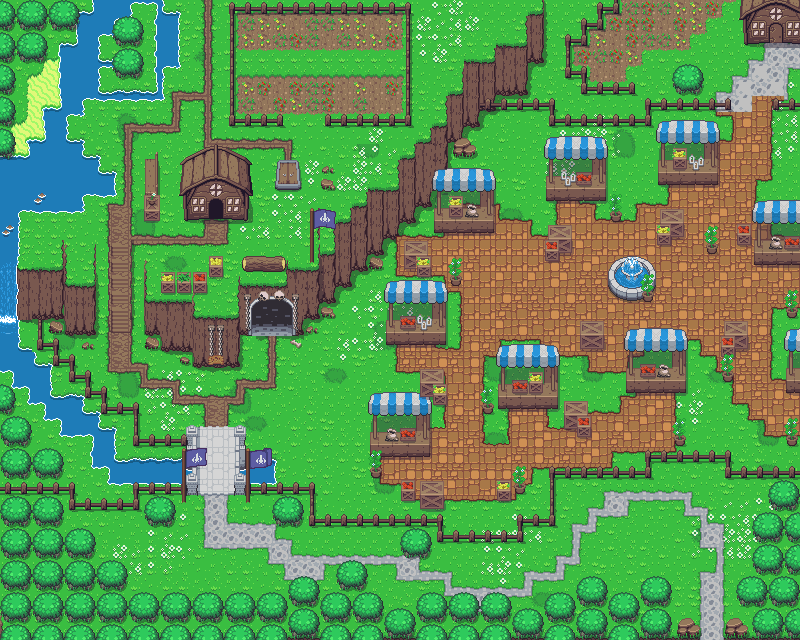

The image is a tile-based game level rendered from a .tmx file. Its description and source (layers, tilesets, objects; grid data summarised) follow:
An orthogonal 50x40 tile map with 16x16 px tiles, 20 tile layers (Ground, Flowers , Rivers, Mountains, ...), 3 tilesets and 100 objects (HouseEntrance, DungeonEntrance, DungeonExit, HouseSpawn, Spawn, ...).

<map version="1.10" tiledversion="1.11.1" orientation="orthogonal" renderorder="right-down" width="50" height="40" tilewidth="16" tileheight="16" infinite="0" nextlayerid="41" nextobjectid="156">
 <tileset firstgid="1" source="../tsx/items_tiled.tsx" />
 <tileset firstgid="65" source="../tsx/objects.tsx" />
 <tileset firstgid="725" source="../tsx/Overworld_tiled.tsx" />
 <group id="17" name="Ground">
  <layer id="1" name="Ground" width="50" height="40">
   <data>[2000 cells, 2000 non-empty, 40 distinct tile ids]</data>
  </layer>
  <layer id="37" name="Flowers " width="50" height="40">
   <data>[2000 cells, 126 non-empty, 5 distinct tile ids]</data>
  </layer>
  <layer id="18" name="Rivers" width="50" height="40">
   <data>[2000 cells, 65 non-empty, 5 distinct tile ids]</data>
  </layer>
  <layer id="3" name="Mountains" width="50" height="40">
   <data>[2000 cells, 147 non-empty, 20 distinct tile ids]</data>
  </layer>
 </group>
 <layer id="11" name="Farming" width="50" height="40">
  <data>[2000 cells, 122 non-empty, 13 distinct tile ids]</data>
 </layer>
 <layer id="4" name="Shadows" width="50" height="40">
  <data>[2000 cells, 59 non-empty, 7 distinct tile ids]</data>
 </layer>
 <group id="14" name="Roads">
  <layer id="16" name="CityRoad" width="50" height="40">
   <data>[2000 cells, 152 non-empty, 14 distinct tile ids]</data>
  </layer>
  <layer id="15" name="StreetRoad" width="50" height="40">
   <data>[2000 cells, 0 non-empty, 0 distinct tile ids]</data>
  </layer>
  <layer id="31" name="MarketRoad " width="50" height="40">
   <data>[2000 cells, 449 non-empty, 20 distinct tile ids]</data>
  </layer>
  <layer id="6" name="CampaignRoad" width="50" height="40">
   <data>[2000 cells, 130 non-empty, 13 distinct tile ids]</data>
  </layer>
  <layer id="35" name="FarmingRoad " width="50" height="40">
   <data>[2000 cells, 24 non-empty, 8 distinct tile ids]</data>
  </layer>
 </group>
 <layer id="5" name="Buildings" width="50" height="40">
  <data>[2000 cells, 343 non-empty, 71 distinct tile ids]</data>
 </layer>
 <layer id="32" name="Food Standing " width="50" height="40">
  <data>[2000 cells, 32 non-empty, 8 distinct tile ids]</data>
 </layer>
 <layer id="7" name="Bridges" width="50" height="40">
  <data>[2000 cells, 43 non-empty, 31 distinct tile ids]</data>
 </layer>
 <layer id="8" name="DecorationObstacles" width="50" height="40">
  <data>[2000 cells, 27 non-empty, 24 distinct tile ids]</data>
 </layer>
 <layer id="30" name="Fountain " width="50" height="40">
  <data>[2000 cells, 37 non-empty, 13 distinct tile ids]</data>
 </layer>
 <layer id="36" name="Banc " width="50" height="40">
  <data>[2000 cells, 5 non-empty, 5 distinct tile ids]</data>
 </layer>
 <layer id="34" name="Tree" width="50" height="40">
  <data>[2000 cells, 258 non-empty, 4 distinct tile ids]</data>
 </layer>
 <layer id="33" name="Food Box " width="50" height="40">
  <data>[2000 cells, 16 non-empty, 4 distinct tile ids]</data>
 </layer>
 <objectgroup id="10" name="Waypoints">
  <object id="1" name="HouseEntrance" x="208.625" y="198" width="15" height="20.625" />
  <object id="3" name="DungeonEntrance" x="249" y="296.667" width="47.0303" height="47.1515" />
  <object id="4" name="DungeonExit" x="272" y="346.25">
   <point />
  </object>
  <object id="5" name="HouseSpawn" x="215" y="233.5">
   <point />
  </object>
  <object id="19" name="Spawn" x="215.833" y="415.333">
   <point />
  </object>
  <object id="51" name="SwampExit" x="208" y="15.4545">
   <point />
  </object>
  <object id="52" name="SouthTrail" x="711.455" y="634">
   <point />
  </object>
  <object id="53" name="SwampEntrance" x="197.455" y="2" width="22.1818" height="23.4545" />
  <object id="54" name="EntranceSouthTrail" x="702.909" y="622.545" width="19.6364" height="16.9091" />
  <object id="55" name="SpawnMerchant" x="254.955" y="368.364">
   <point />
  </object>
  <object id="56" name="SpawnFarmer" x="315.5" y="21.5455">
   <point />
  </object>
 </objectgroup>
 <layer id="13" name="Decoration" width="50" height="40">
  <data>[2000 cells, 62 non-empty, 26 distinct tile ids]</data>
 </layer>
 <objectgroup id="40" name="Collisions">
  <object id="57" x="145.091" y="300.727" width="47.6364" height="34.3636" />
  <object id="58" x="160.909" y="335.091" width="31.6364" height="16.1818" />
  <object id="59" x="193.636" y="317.455" width="45.6364" height="49.0909" />
  <object id="60" x="193.273" y="292.364" width="0.909091" height="24.7273" />
  <object id="61" x="238" y="276.182" width="1.81818" height="40.7273" />
  <object id="62" x="239.818" y="285.273" width="62.1818" height="49.6364" />
  <object id="63" x="302.909" y="269.455" width="15.4545" height="48.9091" />
  <object id="64" x="286.727" y="269.455" width="15.6364" height="15.2727" />
  <object id="66" x="209.455" y="266" width="12.5455" height="10.1818" />
  <object id="67" x="194" y="280.909" width="12.7273" height="11.0909" />
  <object id="68" x="177.091" y="281.091" width="13.8182" height="10.9091" />
  <object id="69" x="161.273" y="281.273" width="13.0909" height="11.0909" />
  <object id="70" x="244.182" y="262" width="41.2727" height="9.27273" />
  <object id="71" x="319.455" y="254.182" width="15.4545" height="48.1818" />
  <object id="72" x="336.545" y="221.818" width="14.5455" height="64.3636" />
  <object id="73" x="352.182" y="205.091" width="15.0909" height="64.3636" />
  <object id="74" x="368" y="190.182" width="15.2727" height="64.3636" />
  <object id="75" x="369.636" y="258.727" width="12.7273" height="11.0909" />
  <object id="76" x="322.182" y="308.364" width="10.1818" height="8" />
  <object id="77" x="306.545" y="327.091" width="5.45455" height="4.72727" />
  <object id="78" x="314.545" y="328.909" width="2.18182" height="2.72727" />
  <object id="79" x="384.364" y="189.636" width="14.1818" height="49.0909" />
  <object id="80" x="399.636" y="158.545" width="15.0909" height="63.8182" />
  <object id="81" x="415.273" y="141.818" width="16" height="64.3636" />
  <object id="82" x="431.455" y="127.818" width="15.0909" height="62.3636" />
  <object id="83" x="434.909" y="215.818" width="58.5455" height="16.3636" />
  <object id="84" x="480.545" y="184.727" width="12.7273" height="30.5455" />
  <object id="85" x="184.182" y="190.364" width="61.8182" height="28" />
  <object id="86" x="145.455" y="202.727" width="13.8182" height="16.7273" />
  <object id="87" x="146.364" y="162.727" width="10.1818" height="39.8182" />
  <object id="88" x="276.364" y="160.727" width="22.1818" height="28" />
  <object id="89" x="229.636" y="120.182" width="53.2727" height="4.90909" />
  <object id="91" x="229.818" y="7.09091" width="4.72727" height="112.182" />
  <object id="92" x="235.091" y="7.63636" width="175.455" height="5.09091" />
  <object id="93" x="406.182" y="13.0909" width="4" height="112.909" />
  <object id="94" x="324.909" y="120.909" width="81.2727" height="4.54545" />
  <object id="95" x="321.455" y="180.182" width="12.7273" height="9.63636" />
  <object id="96" x="323.091" y="166.182" width="5.45455" height="6.36364" />
  <object id="97" x="330.727" y="168" width="2.90909" height="4.36364" />
  <object id="98" x="454.727" y="146" width="20" height="10.7273" />
  <object id="99" x="454.727" y="138" width="14.1818" height="7.45455" />
  <object id="100" x="446.727" y="93.2727" width="16" height="48" />
  <object id="101" x="463.818" y="59.8182" width="15.8182" height="66.9091" />
  <object id="102" x="480.182" y="59.6364" width="14.5455" height="50.7273" />
  <object id="103" x="495.273" y="44.1818" width="31.6364" height="49.6364" />
  <object id="104" x="527.636" y="13.2727" width="16" height="47.8182" />
  </objectgroup>
</map>
<!-- 43 of 100 objects omitted -->
